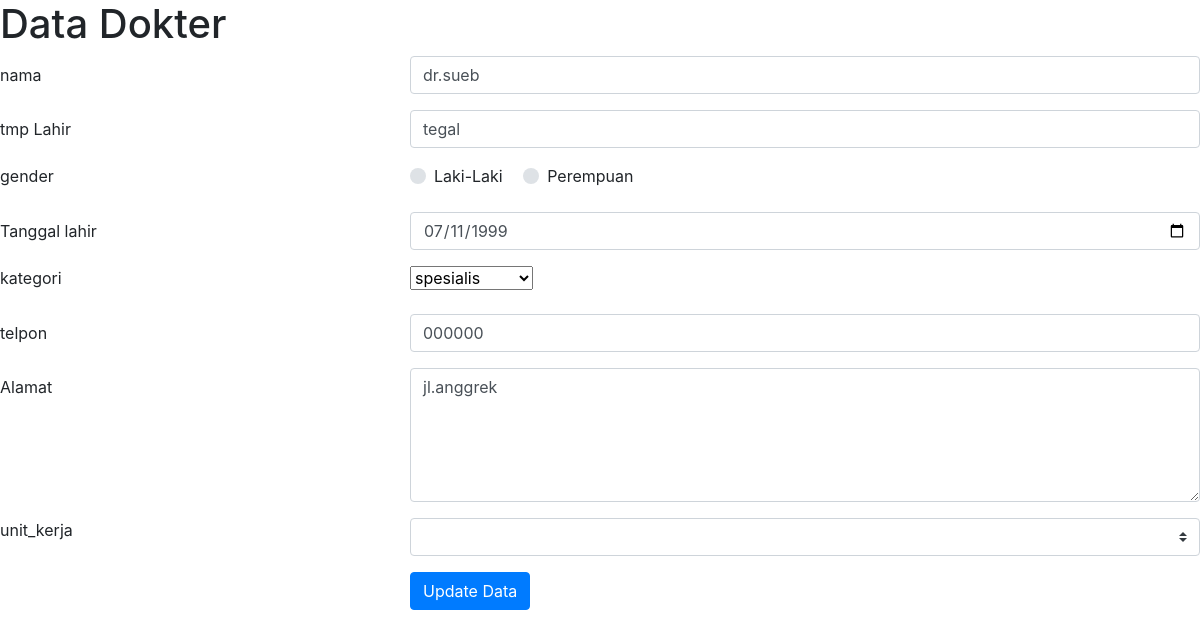
The page /edit_dokter.php?id=9 on the database its author committed.
### tables this page shows
CREATE TABLE `dokter` (
  `id` int(11) NOT NULL,
  `nama` varchar(45) DEFAULT NULL,
  `gender` char(1) DEFAULT NULL,
  `tmp_lahir` varchar(30) DEFAULT NULL,
  `tgl_lahir` date DEFAULT NULL,
  `kategori` enum('spesialis','umum','dokter gigi','internis') DEFAULT NULL,
  `telpon` varchar(20) DEFAULT NULL,
  `alamat` varchar(100) DEFAULT NULL,
  `unit_kerja_id` int(11) DEFAULT NULL
);

### edit_dokter.php (the view, shortened to what this page needs)
<?php
require_once 'koneksi.php';
if(isset($_GET['id'])) {
    $id = $_GET['id'];
    $query = "SELECT * FROM dokter WHERE id=?";
    $stmt = $dbh->prepare($query);
    $stmt->execute([$id]);
    $dokter = $stmt->fetch();
} else {
    exit("ID tidak ditemukan.");
}
?>
<!DOCTYPE html>
<html lang="en">
<head>
</head>
<body>
    <H1>Data Dokter</H1>
    <link rel="stylesheet" href="https://stackpath.bootstrapcdn.com/bootstrap/4.1.3/css/bootstrap.min.css">
    <link rel="stylesheet" href="https://maxcdn.bootstrapcdn.com/font-awesome/4.7.0/css/font-awesome.min.css">
    <form method="POST" action="proses_dokter.php">
        <div class="form-group row">
            <label for="nama" class="col-4 col-form-label">nama</label>
            <div class="col-8">
                <input id="nama" name="nama" type="text" class="form-control" value="<?= $dokter['nama']?>">
            </div>
        </div>
        <div class="form-group row">
            <label for="tmp_lahir" class="col-4 col-form-label">tmp Lahir</label>
            <div class="col-8">
                <input id="tmp_lahir" name="tmp_lahir" type="text" required="required" class="form-control" value="<?= $dokter['tmp_lahir']?>">
            </div>
        </div>
        <div class="form-group row">
            <label class="col-4">gender</label>
            <div class="col-8">
                <div class="custom-control custom-radio custom-control-inline">
                    <label for="genderLaki" class="custom-control-label">Laki-Laki</label>
                </div>
                <div class="custom-control custom-radio custom-control-inline">
                    <label for="genderPerempuan" class="custom-control-label">Perempuan</label>
                </div>
            </div>
        </div>
        <div class="form-group row">
            <label for="tgl_lahir" class="col-4 col-form-label">Tanggal lahir</label>
            <div class="col-8">
                <input id="tgl_lahir" name="tgl_lahir" type="date" class="form-control" value="<?= $dokter['tgl_lahir']?>">
            </div>
        </div>
        <div class="form-group row">
            <label class="col-4">kategori</label>
            <div class="col-8">
                <select name="kategori" id="kategori">
                    <option value="">spesialis</option>
                </select>
            </div>
        </div>
        <div class="form-group row">
            <label for="telpon" class="col-4 col-form-label">telpon</label>
            <div class="col-8">
                <input id="telpon" name="telpon" type="text" class="form-control" value="<?= $dokter['telpon']?>">
            </div>
        </div>
        <div class="form-group row">
            <label for="alamat" class="col-4 col-form-label">Alamat</label>
            <div class="col-8">
                <textarea id="alamat" name="alamat" cols="40" rows="5" class="form-control"><?= $dokter['alamat']?></textarea>
            </div>
        </div>
        <div class="form-group row">
            <label class="col-4">unit_kerja</label>
            <div class="col-8">
                <select id="unit_kerja" name="unit_kerja" class="custom-select">
                </select>
            </div>
        </div>
        <div class="form-group row">
            <div class="offset-4 col-8">
                <button name="proses" type="submit" class="btn btn-primary" value="edit">Update Data</button>
            </div>
        </div>
    </form>
</body>
</html>

### rows shown on the page
dokter: nama "dr.sueb", tmp_lahir "tegal", tgl_lahir "07/11/1999", telpon "000000", alamat "jl.anggrek"
